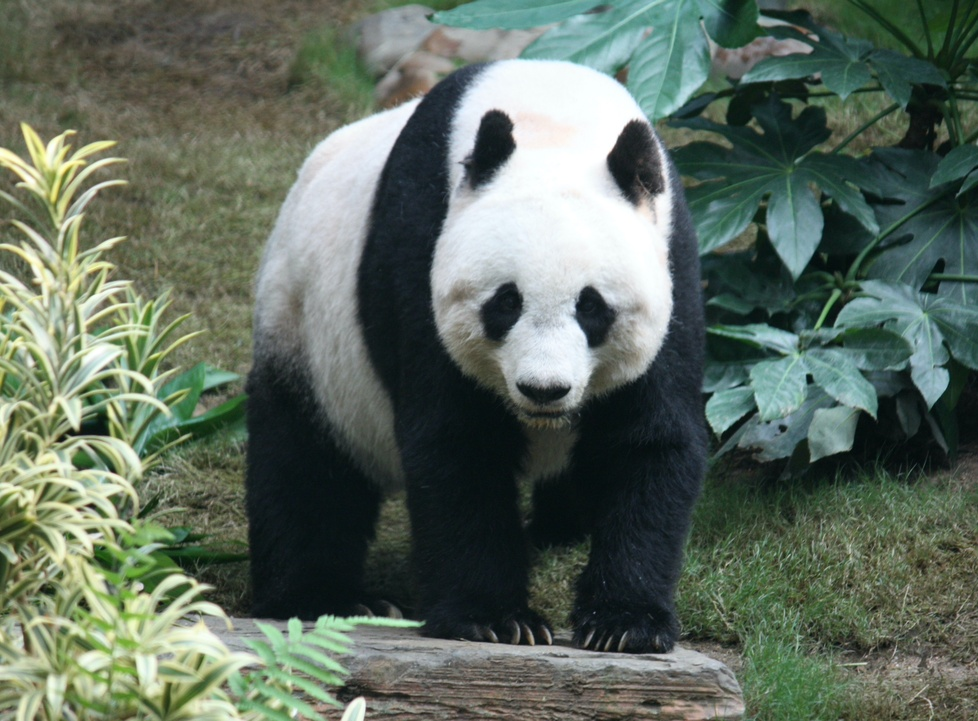
#> input picture images/panda.jpeg, 978 x 721 px, shrunk from 3550 x 2617 before the run, found by its file name
$ jupyter execute filtering.ipynb
#> lines starting #> are read from the running program, lines starting #| are printed output that depends on the picture
### Loading the Required libraries

[cell 1]
import cv2
import numpy as np
import matplotlib.pyplot as plt

[cell 2]
path = "/home/chaitanya/computer_vision/images/"

##### Loading the panda image

[cell 3]
panda_image_path = path + "panda.jpeg"
panda_image = cv2.imread(panda_image_path, cv2.IMREAD_GRAYSCALE)
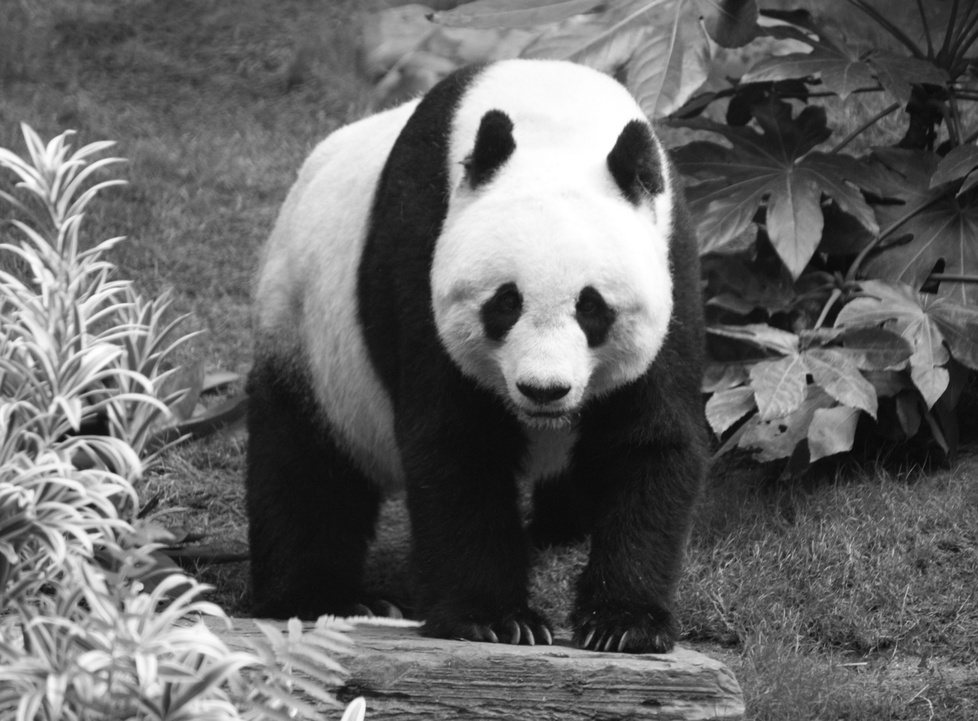
#> panda_image: shape (721, 978); min 7, max 255, mean 102.3
# Printing the size of the color image
print('Size of the image is :', panda_image.shape)
#| Size of the image is : (721, 978)
plt.figure(figsize=(6, 6))
plt.imshow(panda_image, cmap="gray")
plt.title("Panda image")
plt.show()

##### Applying Uniform Weight Filter

[cell 4]
# Create a uniform weight kernel (3x3 matrix with all elements set to 0.5)
uniform_weight_kernel = np.full((3, 3), 0.5)
# Display the uniform weight kernel
print(uniform_weight_kernel)
# Apply the uniform weight filter to the panda image
uniform_weights_filter_image = cv2.filter2D(panda_image, -1, uniform_weight_kernel)
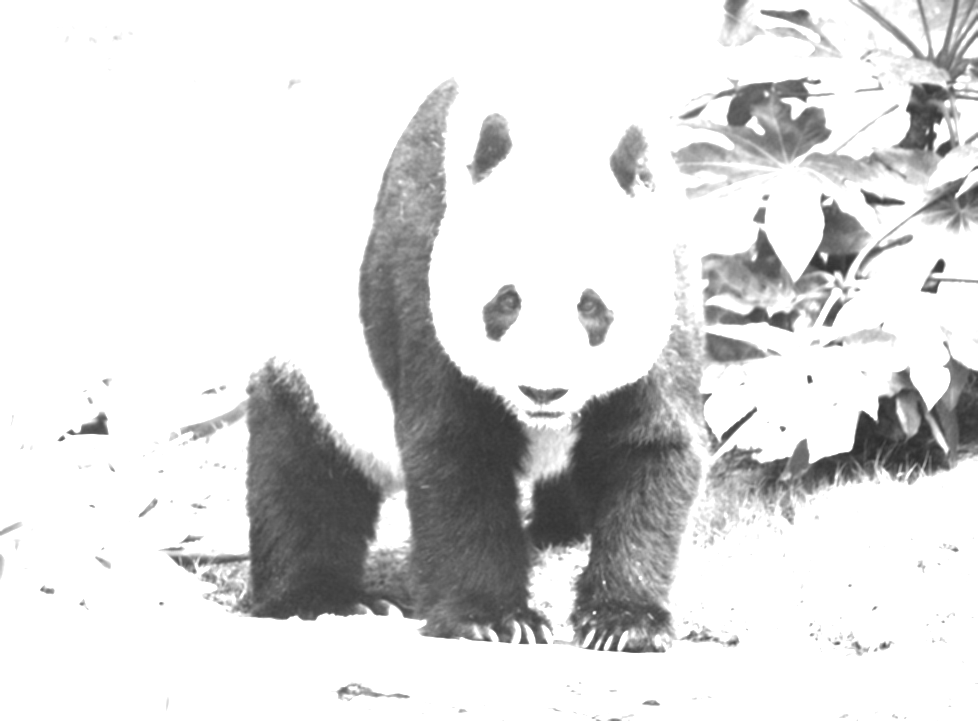
#> uniform_weights_filter_image: shape (721, 978); min 44, max 255, mean 220
# Plot the original and filtered images
plt.figure(figsize=(12, 6))
plt.subplot(1, 2, 1)
plt.imshow(panda_image, cmap="gray")
plt.title("Original Image")
plt.subplot(1, 2, 2)
plt.imshow(uniform_weights_filter_image, cmap="gray")
plt.title("After applying uniform weight filter")
plt.show()
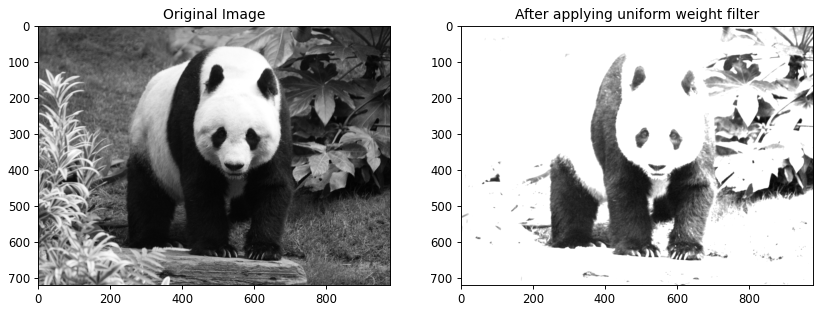
#> figure drawn by matplotlib, 2 panels

##### Applying Non-Uniform Weight Filter

[cell 5]
# Create a non-uniform weight kernel (3x3 matrix with random values between 0 and 1)
non_uniform_weights_kernel = np.random.uniform(0, 1, size=(3, 3))
# Display the non-uniform weight kernel
print(non_uniform_weights_kernel)
# Apply the non-uniform weight filter to the panda image
non_uniform_weights_filter_image = cv2.filter2D(panda_image, -1, non_uniform_weights_kernel)
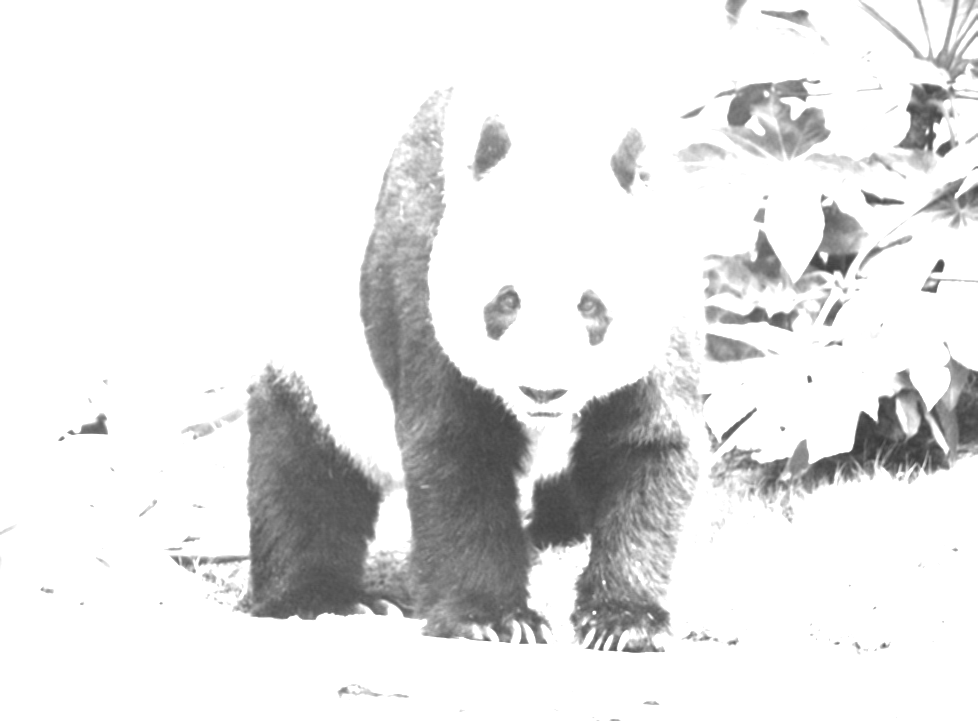
#> non_uniform_weights_filter_image: shape (721, 978); min 57, max 255, mean 229.3
# Plot the original and filtered images
plt.figure(figsize=(12, 6))
plt.subplot(1, 2, 1)
plt.imshow(panda_image, cmap="gray")
plt.title("Original Image")
plt.subplot(1, 2, 2)
plt.imshow(non_uniform_weights_filter_image, cmap="gray")
plt.title("Applying non uniform weight filter")
plt.show()

##### Applying Gaussian filter

[cell 6]
# Set the standard deviation (sigma) for the Gaussian kernel
sigma = 1
# Generate a 1D kernel along the x-axis using the Gaussian function
kernel = np.linspace(-1, 1, 45)
kernel = np.exp(-0.5 * (kernel / sigma) ** 2)
# Normalize the kernel to ensure it sums to 1
kernel /= kernel.sum()
# Create a 2D Gaussian weight kernel using outer product of the 1D kernel
gaussian_weights_kernel = np.outer(kernel, kernel)
# Display the shape of the Gaussian weight kernel
print(gaussian_weights_kernel.shape)
# Apply the Gaussian weight filter to the panda image
gaussian_weights_filter_image = cv2.filter2D(panda_image, -1, gaussian_weights_kernel)
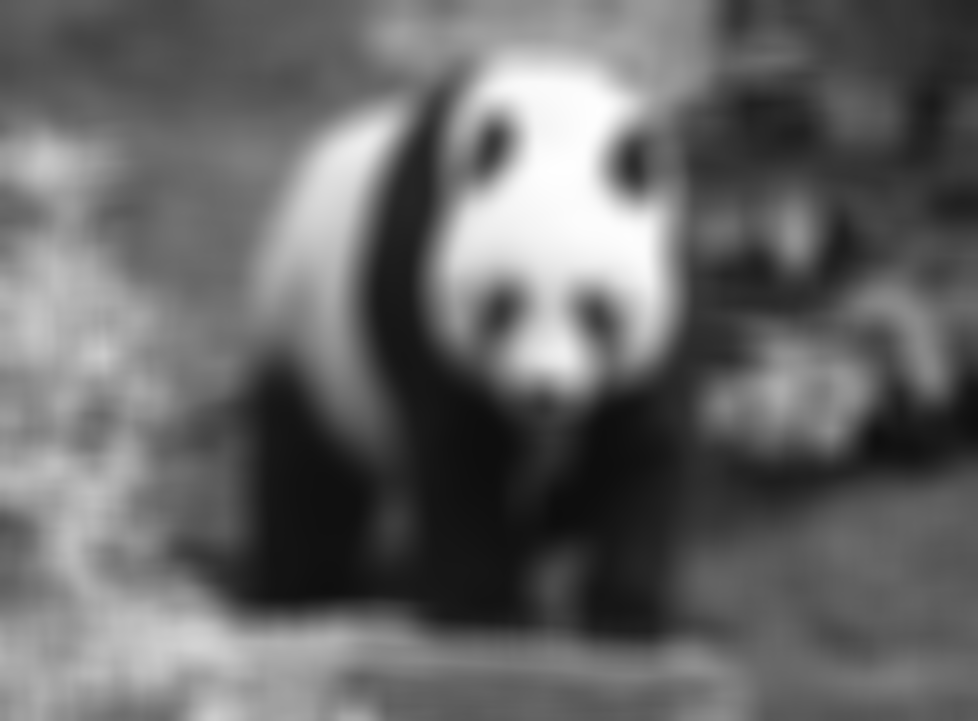
#> gaussian_weights_filter_image: shape (721, 978); min 13, max 254, mean 102.3
# Plot the original and filtered images
plt.figure(figsize=(12, 6))
plt.subplot(1, 2, 1)
plt.imshow(panda_image, cmap="gray")
plt.title("Original Image")
plt.subplot(1, 2, 2)
plt.imshow(gaussian_weights_filter_image, cmap="gray")
plt.title("Applying Gaussian weight filter")
plt.show()

$ run again, with images/building.jpeg copied over images/panda.jpeg
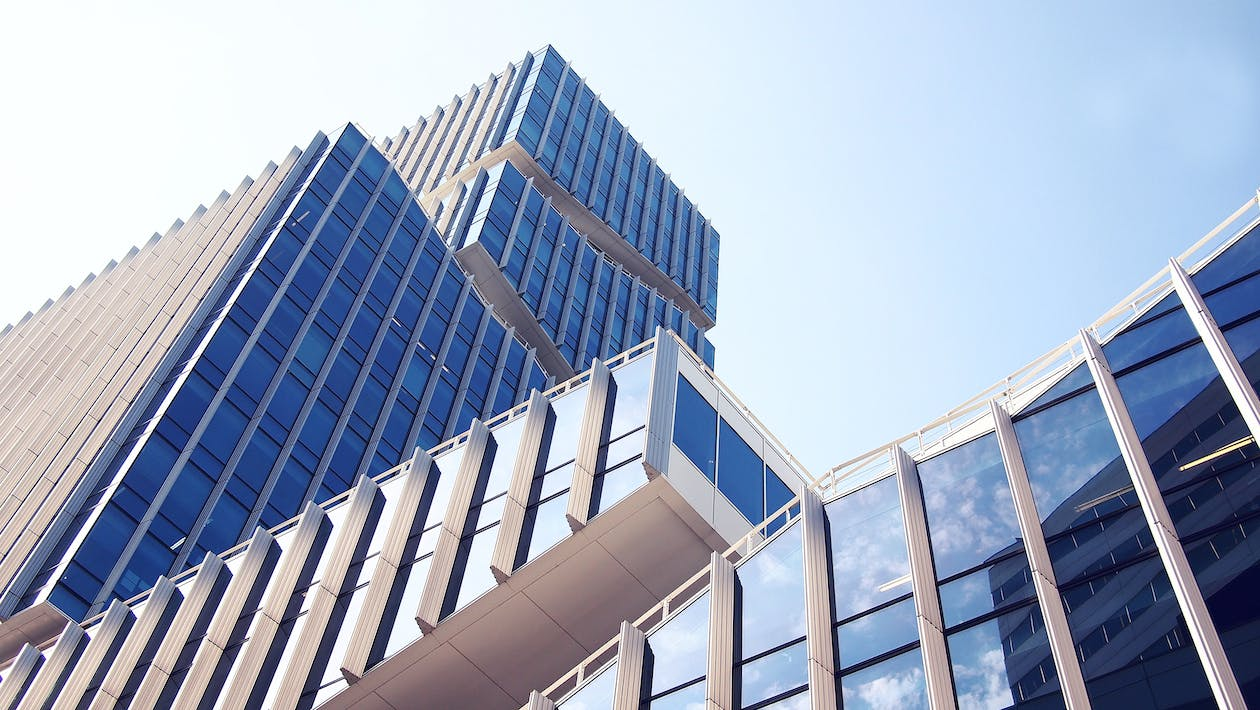
#> input picture images/building.jpeg, 1260 x 710 px, found by its file name
#| Size of the image is : (710, 1260)
#> `non_uniform_weights_filter_image = cv2.filter2D(panda_image, -1, non_u..`:
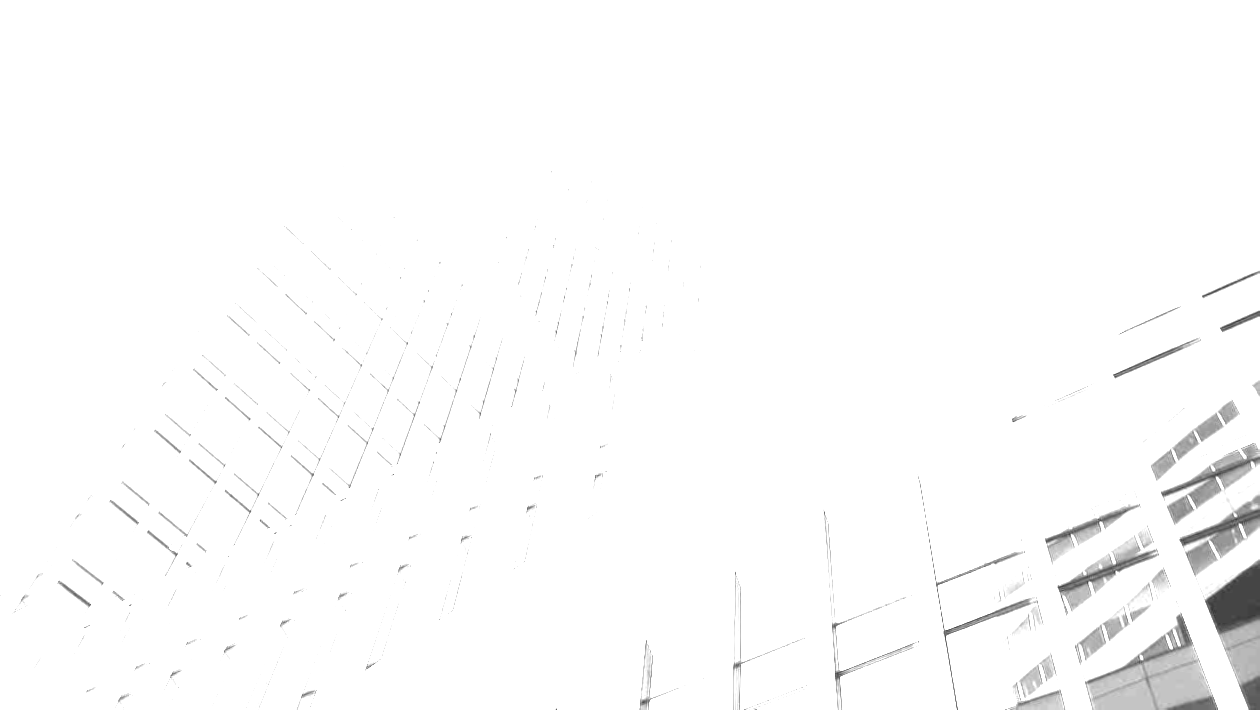
#> non_uniform_weights_filter_image: shape (710, 1260); min 54, max 255, mean 251.7
#> `gaussian_weights_filter_image = cv2.filter2D(panda_image, -1, gaussian..`:
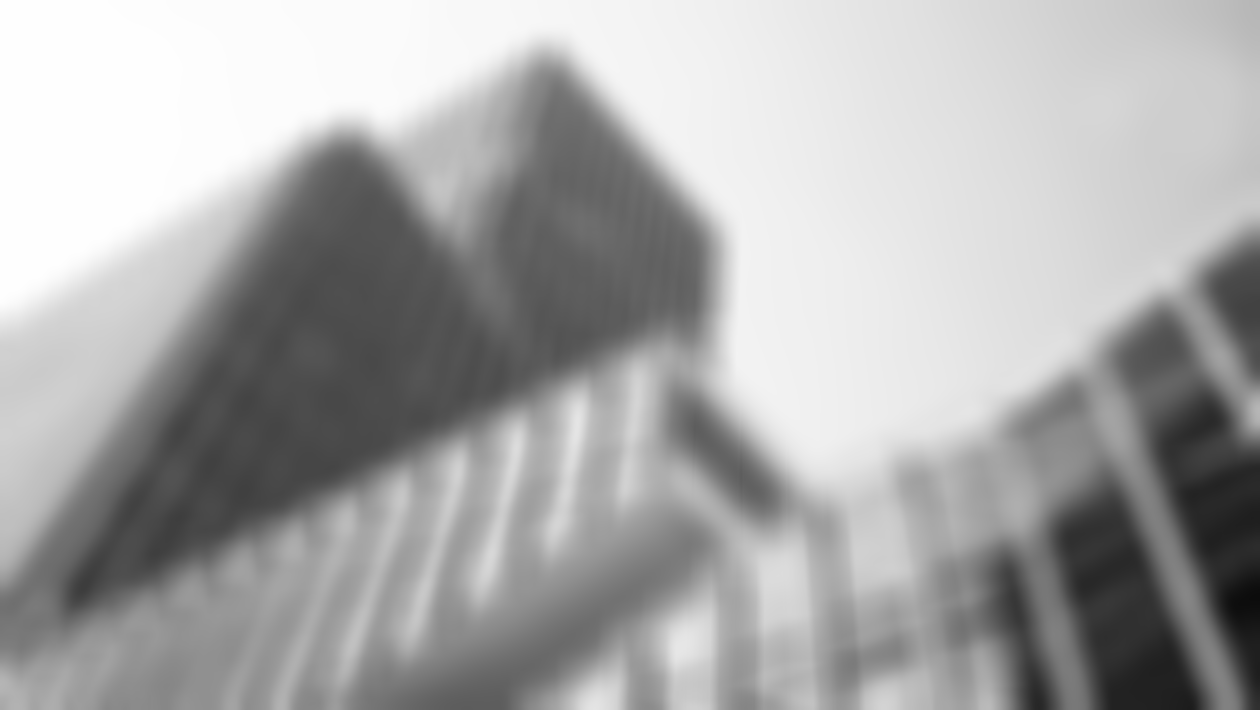
#> gaussian_weights_filter_image: shape (710, 1260); min 12, max 254, mean 168.7

$ run again, with images/dog.jpg copied over images/panda.jpeg
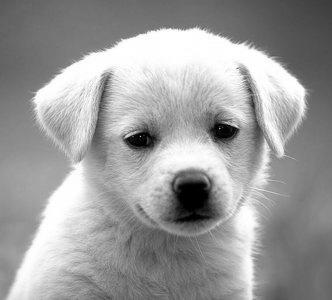
#> input picture images/dog.jpg, 332 x 300 px, found by its file name
#> panda_image is the input picture: shape (300, 332); min 0, max 255, mean 155.7
#| Size of the image is : (300, 332)
#> `uniform_weights_filter_image = cv2.filter2D(panda_image, -1, uniform_w..`:
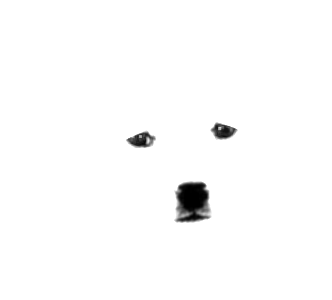
#> uniform_weights_filter_image: shape (300, 332); min 0, max 255, mean 251.4
#> `plt.show()`:
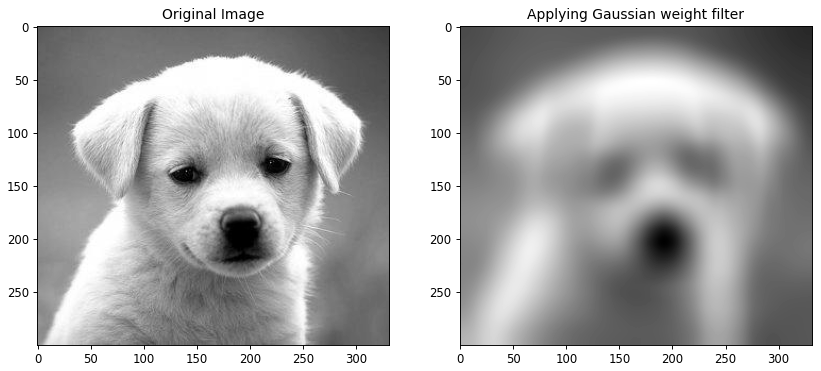
#> figure drawn by matplotlib, 2 panels
